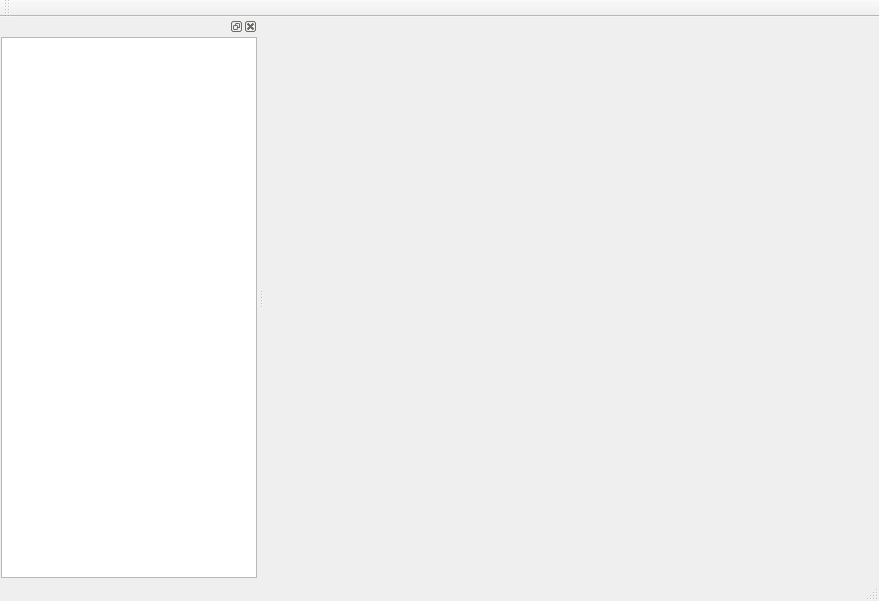
<?xml version="1.0" encoding="UTF-8"?>
<ui version="4.0">
 <class>MainWindow</class>
 <widget class="QMainWindow" name="MainWindow">
  <property name="geometry">
   <rect>
    <x>0</x>
    <y>0</y>
    <width>879</width>
    <height>601</height>
   </rect>
  </property>
  <property name="windowTitle">
   <string>MainWindow</string>
  </property>
  <widget class="QWidget" name="centralWidget">
   <layout class="QVBoxLayout" name="verticalLayout_2">
    <property name="spacing">
     <number>1</number>
    </property>
    <property name="leftMargin">
     <number>1</number>
    </property>
    <property name="topMargin">
     <number>1</number>
    </property>
    <property name="rightMargin">
     <number>1</number>
    </property>
    <property name="bottomMargin">
     <number>1</number>
    </property>
   </layout>
  </widget>
  <widget class="QToolBar" name="mainToolBar">
   <property name="toolButtonStyle">
    <enum>Qt::ToolButtonTextUnderIcon</enum>
   </property>
   <attribute name="toolBarArea">
    <enum>TopToolBarArea</enum>
   </attribute>
   <attribute name="toolBarBreak">
    <bool>false</bool>
   </attribute>
  </widget>
  <widget class="QStatusBar" name="statusBar"/>
  <widget class="QDockWidget" name="dockWidget">
   <attribute name="dockWidgetArea">
    <number>1</number>
   </attribute>
   <widget class="QWidget" name="dockWidgetContents">
    <layout class="QVBoxLayout" name="verticalLayout">
     <property name="spacing">
      <number>1</number>
     </property>
     <property name="leftMargin">
      <number>1</number>
     </property>
     <property name="topMargin">
      <number>1</number>
     </property>
     <property name="rightMargin">
      <number>1</number>
     </property>
     <property name="bottomMargin">
      <number>1</number>
     </property>
     <item>
      <widget class="QTreeView" name="TagTreeView"/>
     </item>
    </layout>
   </widget>
  </widget>
 </widget>
 <layoutdefault spacing="6" margin="11"/>
 <resources/>
 <connections/>
</ui>
